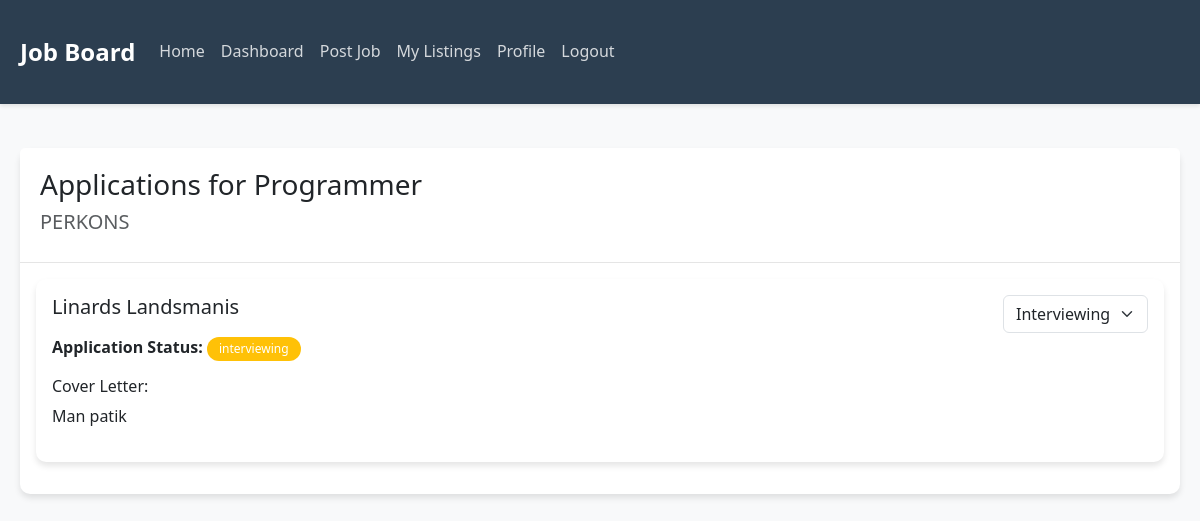
The page /job_applications/2 (signed in) on the database its author committed.
### tables this page shows
CREATE TABLE job (
                id INTEGER PRIMARY KEY AUTOINCREMENT,
                title TEXT NOT NULL,
                description TEXT NOT NULL,
                requirements TEXT NOT NULL,
                salary INTEGER NOT NULL,
                company_id INTEGER NOT NULL,
                created_at TIMESTAMP DEFAULT CURRENT_TIMESTAMP,
                FOREIGN KEY (company_id) REFERENCES company (id)
            );

CREATE TABLE company (
                id INTEGER PRIMARY KEY AUTOINCREMENT,
                name TEXT NOT NULL,
                location TEXT NOT NULL,
                industry TEXT NOT NULL,
                owner_id INTEGER NOT NULL,
                FOREIGN KEY (owner_id) REFERENCES user (id)
            );

CREATE TABLE application (
                id INTEGER PRIMARY KEY AUTOINCREMENT,
                user_id INTEGER NOT NULL,
                job_id INTEGER NOT NULL,
                status TEXT NOT NULL,
                message TEXT,
                created_at TIMESTAMP DEFAULT CURRENT_TIMESTAMP,
                FOREIGN KEY (user_id) REFERENCES user (id),
                FOREIGN KEY (job_id) REFERENCES job (id)
            );

CREATE TABLE user (
                id INTEGER PRIMARY KEY AUTOINCREMENT,
                name TEXT NOT NULL,
                email TEXT UNIQUE NOT NULL,
                password TEXT NOT NULL,
                role TEXT NOT NULL
            );

### app.py (the view)
@app.route('/job_applications/<int:job_id>')
@login_required
def job_applications(job_id):
    if current_user.role != 'employer':
        return redirect(url_for('dashboard'))
    db = get_db()
    cursor = db.cursor()
    cursor.execute('''
        SELECT j.*, c.name as company_name, c.owner_id
        FROM job j
        JOIN company c ON j.company_id = c.id
        WHERE j.id = ?
    ''', (job_id,))
    job = cursor.fetchone()
    if not job or job['owner_id'] != current_user.id:
        db.close()
        return redirect(url_for('dashboard'))
    cursor.execute('''
        SELECT a.*, u.name as applicant_name
        FROM application a
        JOIN user u ON a.user_id = u.id
        WHERE a.job_id = ?
    ''', (job_id,))
    applications = cursor.fetchall()
    db.close()
    return render_template('job_applications.html', job=job, applications=applications)

### app.py (called while the page is built)
def get_db():
    db = sqlite3.connect(DATABASE)
    db.row_factory = sqlite3.Row
    return db

@login_manager.user_loader
def load_user(user_id):
    db = get_db()
    cursor = db.cursor()
    cursor.execute('SELECT * FROM user WHERE id = ?', (user_id,))
    user_data = cursor.fetchone()
    db.close()
    if user_data:
        return User(user_data['id'], user_data['name'], user_data['email'],
                   user_data['password'], user_data['role'])
    return None

### templates/job_applications.html (shortened to what this page needs)
{% extends "base.html" %}
{% block content %}
<div class="row">
    <div class="col-md-12">
        <div class="card">
            <div class="card-header">
                <h3>Applications for {{ job['title'] }}</h3>
                <h5 class="text-muted">{{ job['company_name'] }}</h5>
            </div>
            <div class="card-body">
                {% if applications %}
                    {% for application in applications %}
                        <div class="card mb-3">
                            <div class="card-body">
                                <div class="d-flex justify-content-between align-items-start">
                                    <div>
                                        <h5>{{ application['applicant_name'] }}</h5>
                                        <p><strong>Application Status:</strong>
                                            <span class="badge {% if application['status'] == 'applied' %}bg-info{% elif application['status'] == 'interviewing' %}bg-warning{% else %}bg-success{% endif %}">
                                                {{ application['status'] }}
                                            </span>
                                        </p>
                                        {% if application['message'] %}
                                            <div class="mt-3">
                                                <h6>Cover Letter:</h6>
                                                <p>{{ application['message'] }}</p>
                                            </div>
                                        {% endif %}
                                    </div>
                                    <div class="btn-group">
                                        <form method="POST" action="{{ url_for('update_application_status', application_id=application['id']) }}" class="d-inline">
                                            <select name="status" class="form-select mb-2" onchange="this.form.submit()">
                                                <option value="interviewing" {% if application['status'] == 'interviewing' %}selected{% endif %}>Interviewing</option>
                                            </select>
                                        </form>
                                    </div>
                                </div>
                            </div>
                        </div>
                    {% endfor %}
                {% else %}
                    <p>No applications have been submitted for this job yet.</p>
                {% endif %}
            </div>
        </div>
    </div>
</div>
{% endblock %}

### static/css/styles.css (style rules this page uses)
:root { --primary-color: #2c3e50; --secondary-color: #3498db; --accent-color: #e74c3c; --light-gray: #f8f9fa; --dark-gray: #343a40; --success-color: #2ecc71; --warning-color: #f1c40f; --danger-color: #e74c3c; }
body { font-family: 'Segoe UI', Tahoma, Geneva, Verdana, sans-serif; line-height: 1.6; color: var(--dark-gray); background-color: var(--light-gray); }
.card { border: none; border-radius: 10px; box-shadow: 0 4px 6px rgba(0,0,0,0.1); transition: transform 0.3s ease, box-shadow 0.3s ease; }
.card-header { background-color: white; border-bottom: 1px solid rgba(0,0,0,0.1); padding: 1.25rem; }
.badge { padding: 0.5em 1em; border-radius: 20px; font-weight: 500; }

### rows shown on the page
job: title "Programmer"
company: company_name "PERKONS"
application: applicant_name "Linards Landsmanis", status "interviewing", message "Man patik", status "Interviewing"
